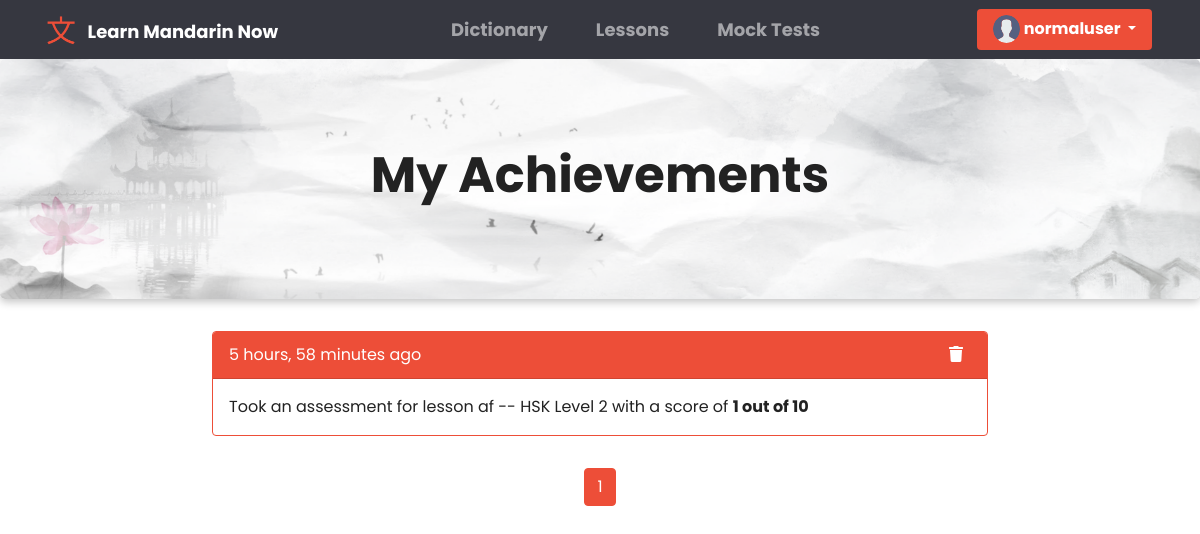
Screenshot of /my-achievements/ (signed in) with the database file from the repository.
### base/models.py (models this page shows, shortened)
class User(AbstractUser):
    fname = models.CharField(max_length=200, null=True)
    lname = models.CharField(max_length=200, null=True)
    email = models.EmailField(unique = True, null=True)
    bio = models.TextField(null=True)
    avatar = models.ImageField(null=True, default="avatar.svg")
    REQUIRED_FIELDS = []
    class Meta:
        ordering = ['username']

class Result(models.Model):
    quiz = models.ForeignKey(Quiz, on_delete=models.CASCADE)
    user = models.ForeignKey(User, on_delete=models.CASCADE)
    score = models.IntegerField()
    updated = models.DateTimeField(auto_now=True)
    created = models.DateTimeField(auto_now_add=True)
    class Meta:
        ordering = ['-score']

class Quiz(models.Model):
    lesson = models.OneToOneField(Lesson, on_delete=models.CASCADE)
    title = models.CharField(max_length=120, null=True, blank=True)
    description = models.TextField(null=True, blank=True)
    questions = models.TextField(null=True, blank=True)
    time = models.IntegerField(help_text="duration of the quiz in minutes", default=0)
    passingScore = models.IntegerField(help_text="required score in %", default=0)
    updated = models.DateTimeField(auto_now=True)
    created = models.DateTimeField(auto_now_add=True)
    class Meta:
        verbose_name_plural = 'Quizzes'
        ordering = ['-updated', '-created']

class Lesson(models.Model):
    title = models.CharField(max_length=200, null=True)
    description = models.TextField(null=True, blank=True)
    hsklevel = models.ForeignKey(HskLevel, on_delete=models.SET_NULL, null=True, verbose_name = "HSK Level")
    content = models.TextField(null=True, blank=True)
    is_publish = models.BooleanField(default=False, verbose_name="Publish")
    updated = models.DateTimeField(auto_now=True)
    created = models.DateTimeField(auto_now_add=True)
    def __str__(self):
        return f"{self.title} -- {self.hsklevel}"
    class Meta:
        ordering = ['-updated', '-created']

class HskLevel(models.Model):
    level = models.CharField(max_length=200)
    def __str__(self):
        return self.level
    class Meta:
        ordering = ['level']

### base/views.py (the view)
# urls.py: path('my-achievements/', views.MyAchievements, name = 'my-achievements'),
@login_required(login_url='anonymous')
def MyAchievements(request):
    user = User.objects.get(id=request.user.id)
    result = user.result_set.all()
    p = Paginator(result, 4)
    page = request.GET.get('page')
    result = p.get_page(page)
    context = {
            'results' : result,
    }
    return render(request, 'my_achievements.html', context)

### templates/my_achievements.html (shortened to what this page needs)
{% extends 'main.html' %}
{% block content %}
{% load static %}
<link rel="stylesheet" href="{% static 'css/dictionary.css' %}" />
<link rel="stylesheet" href="{% static 'css/table.css' %}" />
<div class="container-fluid">
    <div class="row" id="dictionary_header">
        <h1 class="text-center" id="head_Text">My Achievements</h1>
      </div>
    <div class="row justify-content-center">
        <div class="col col-lg-8">
            {% for result in results %}
            <div class="card border-primary mb-3">
                <div class="card-header card_head_def" id="card_subhead">
                  {{result.created|timesince}} ago
                  <div style="float: right">
                    <a href="{% url 'delete-achievement' result.id %}"
                      ><i class="fas fa-trash mx-2 sub_headIcon"></i
                    ></a>
                  </div>
                </div>
                <div class="card-body">
                Took an assessment for lesson {{result.quiz.lesson}} with a score of
                <strong>{{ result.score }} out of 10</strong>
                </div>
              </div>
            {% endfor %}
        </div>
    </div>
    <div class="row justify-content-center">
        <div class="col col-lg-6">
            <ul class="pagination justify-content-center">
              <div class="pagination px-3 py-3">
                {% for i in results.paginator.page_range %}
                {% if results.number == i %}
                <li class="page-item active"><a class="page-link" href="?page={{i}}">{{i}}</a></li>
                {% elif i > results.number|add:'-3' and i < results.number|add:'3' %}
                <li class="page-item"><a class="page-link" href="?page={{i}}">{{i}}</a></li>
                {% endif %}
                {% endfor %}
            </ul>
        </div>
      </div>
</div>
{% endblock content %}

### templates/navbar.html (shortened to what this page needs)
{% load static %}
<link rel="stylesheet" href="{% static 'css/navbar.css' %}" />
<nav class="navbar navbar-expand-lg navbar-dark" id="navbar_header">
  <div class="container-fluid">
    <img src="{% static 'images/navbar_logo.png' %}" id="navbar_logo">
    <a class="navbar-brand" href="{% url 'dictionary' %}" id="logo_text">Learn Mandarin Now</a>
    <div class="collapse navbar-collapse" id="navbarColor02">
      <ul class="navbar-nav me-auto navbar_menuChouce">
        <li class="nav-item">
          <a class="nav-link navigation_choices" href="{% url 'dictionary' %}"
             id="dictionary_page">Dictionary
          </a>
        </li>
        <li class="nav-item">
          <a class="nav-link navigation_choices" href="{% url 'lessons' %}" id="lesson_page">Lessons</a>
        </li>
        <li class="nav-item">
          <a class="nav-link navigation_choices" href="{% url 'mocktest' %}" id="mocktest_page">Mock Tests</a>
        </li>
      </ul>
      <div class="d-flex">
        {% if request.user.is_authenticated %}
        <div class="dropdown">
          <button
            class="btn btn-primary dropdown-toggle button_profile" id="test"
            type="button"
            id="dropdownMenuButton1"
            data-bs-toggle="dropdown"
            aria-expanded="false"
          >
            <img
              class="rounded-circle"
              src="{{request.user.avatar.url}}"
              alt="profile"
              style="height: 1.7rem; width: 1.7rem; margin-bottom: 1px"
            />
            {{request.user.username}}
          </button>
        </div>
        {% endif %}
      </div>
    </div>
  </div>
</nav>

### static/css/navbar.css (style rules this page uses)
#test { font-family: 'Poppins', sans-serif; }
#navbar_header { background-color: #363740; padding-right: 3%; }
.navbar_menuChouce { margin: 0% auto; }
#navbar_logo { height: 4vh; margin-right: 1%; margin-left: 3%; width: auto; }
#logo_text { font-family: 'Poppins', sans-serif; text-transform: capitalize; }
.button_profile { border: none; }
.navigation_choices { font-family: 'Poppins', sans-serif; margin: 0% 1rem; }

### static/css/dictionary.css (style rules this page uses)
* { font-family: 'Poppins', sans-serif; }
html, body { max-width: 100%; overflow-x: hidden; }
#dictionary_header { height: 30vh; margin-bottom: 2rem; display: flex; align-items: center; justify-content: center; box-shadow: rgba(0, 0, 0, 0.24) 0px 3px 8px; background-image: url(../../static/images/dictionary_headerBg.png); background-position: bottom center; background-repeat: no-repeat; background-size: cover; border-radius: 5px; }
.card_head_def { background-color: rgb(243, 242, 242); padding-top: .7rem; padding-bottom: .7rem; }
#card_subhead { background-color: #ED4E38; color: #fff; }
.sub_headIcon { color: #fff; }

### static/css/table.css (style rules this page uses)
#head_Text { font-size: 3.1rem; font-family: 'Poppins', sans-serif; font-weight: bold; }

### templates/main.html (style rules this page uses)
* { box-sizing: border-box; }
img { -webkit-user-drag: none; -khtml-user-drag: none; -moz-user-drag: none; -o-user-drag: none; object-fit: cover; }

### rows the page displays
User: user.avatar (placeholder picture), user.username "normaluser"
Result: created "5 hours, 58 minutes", quiz.lesson "af -- HSK Level 2", score "1"

### other values shown
{{ i }} "1"
